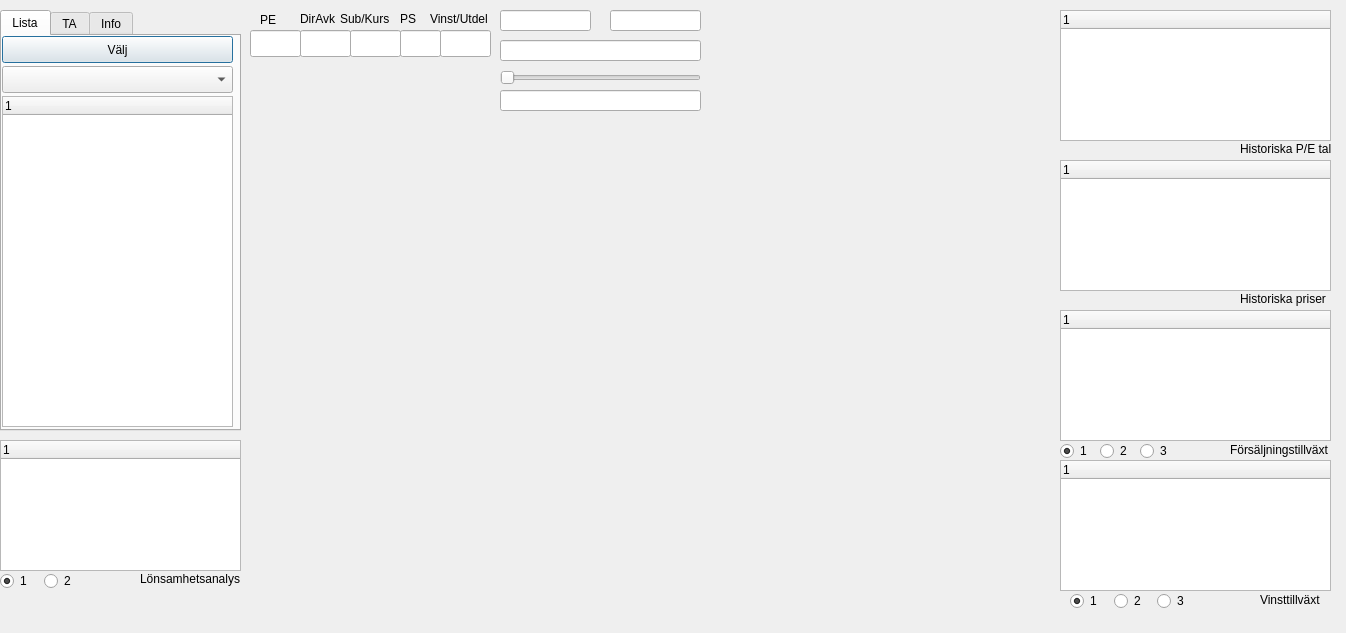
<?xml version="1.0" encoding="UTF-8"?>
<ui version="4.0">
 <class>CTADlg</class>
 <widget class="QDialog" name="CTADlg">
  <property name="geometry">
   <rect>
    <x>0</x>
    <y>0</y>
    <width>1346</width>
    <height>633</height>
   </rect>
  </property>
  <property name="windowTitle">
   <string>Dialog</string>
  </property>
  <widget class="QwtPlot" name="qwtPlot">
   <property name="geometry">
    <rect>
     <x>240</x>
     <y>120</y>
     <width>471</width>
     <height>171</height>
    </rect>
   </property>
  </widget>
  <widget class="QwtPlot" name="qwtPlotProfitAnalysis">
   <property name="geometry">
    <rect>
     <x>250</x>
     <y>460</y>
     <width>461</width>
     <height>131</height>
    </rect>
   </property>
  </widget>
  <widget class="QwtPlot" name="qwtPlot_2">
   <property name="geometry">
    <rect>
     <x>240</x>
     <y>310</y>
     <width>471</width>
     <height>131</height>
    </rect>
   </property>
  </widget>
  <widget class="QTreeWidget" name="treeWidgetHistoricalPENum">
   <property name="geometry">
    <rect>
     <x>1060</x>
     <y>10</y>
     <width>271</width>
     <height>131</height>
    </rect>
   </property>
   <property name="font">
    <font>
     <pointsize>9</pointsize>
     <weight>50</weight>
     <italic>false</italic>
     <bold>false</bold>
    </font>
   </property>
   <column>
    <property name="text">
     <string notr="true">1</string>
    </property>
   </column>
  </widget>
  <widget class="QTreeWidget" name="treeWidgetSalesGrowth">
   <property name="geometry">
    <rect>
     <x>1060</x>
     <y>310</y>
     <width>271</width>
     <height>131</height>
    </rect>
   </property>
   <property name="font">
    <font>
     <pointsize>9</pointsize>
    </font>
   </property>
   <column>
    <property name="text">
     <string notr="true">1</string>
    </property>
   </column>
  </widget>
  <widget class="QwtPlot" name="qwtPlotHistoricalPrices">
   <property name="geometry">
    <rect>
     <x>730</x>
     <y>160</y>
     <width>321</width>
     <height>131</height>
    </rect>
   </property>
   <property name="font">
    <font>
     <pointsize>11</pointsize>
    </font>
   </property>
  </widget>
  <widget class="QwtPlot" name="qwtPlotProfitGrowth">
   <property name="geometry">
    <rect>
     <x>730</x>
     <y>460</y>
     <width>321</width>
     <height>131</height>
    </rect>
   </property>
  </widget>
  <widget class="QwtPlot" name="qwtPlotSalesGrowth">
   <property name="geometry">
    <rect>
     <x>730</x>
     <y>310</y>
     <width>321</width>
     <height>131</height>
    </rect>
   </property>
  </widget>
  <widget class="QTabWidget" name="tabWidget">
   <property name="geometry">
    <rect>
     <x>0</x>
     <y>10</y>
     <width>241</width>
     <height>421</height>
    </rect>
   </property>
   <property name="currentIndex">
    <number>0</number>
   </property>
   <widget class="QWidget" name="tab">
    <attribute name="title">
     <string>Lista</string>
    </attribute>
    <widget class="QTreeWidget" name="treeWidgetStockList">
     <property name="geometry">
      <rect>
       <x>0</x>
       <y>60</y>
       <width>231</width>
       <height>331</height>
      </rect>
     </property>
     <property name="font">
      <font>
       <pointsize>9</pointsize>
       <weight>50</weight>
       <italic>false</italic>
       <bold>false</bold>
      </font>
     </property>
     <column>
      <property name="text">
       <string notr="true">1</string>
      </property>
     </column>
    </widget>
    <widget class="QPushButton" name="pushButSelStockList">
     <property name="geometry">
      <rect>
       <x>0</x>
       <y>0</y>
       <width>231</width>
       <height>27</height>
      </rect>
     </property>
     <property name="font">
      <font>
       <pointsize>9</pointsize>
       <weight>50</weight>
       <italic>false</italic>
       <bold>false</bold>
      </font>
     </property>
     <property name="text">
      <string>Välj</string>
     </property>
    </widget>
    <widget class="QComboBox" name="comboBox">
     <property name="geometry">
      <rect>
       <x>0</x>
       <y>30</y>
       <width>231</width>
       <height>27</height>
      </rect>
     </property>
     <property name="font">
      <font>
       <pointsize>9</pointsize>
       <weight>50</weight>
       <italic>false</italic>
       <bold>false</bold>
      </font>
     </property>
    </widget>
   </widget>
   <widget class="QWidget" name="tab_2">
    <attribute name="title">
     <string>TA</string>
    </attribute>
    <widget class="QRadioButton" name="radioButRSI">
     <property name="geometry">
      <rect>
       <x>10</x>
       <y>270</y>
       <width>151</width>
       <height>22</height>
      </rect>
     </property>
     <property name="text">
      <string>RSI</string>
     </property>
     <property name="checked">
      <bool>true</bool>
     </property>
    </widget>
    <widget class="QRadioButton" name="radioButMacd">
     <property name="geometry">
      <rect>
       <x>10</x>
       <y>310</y>
       <width>117</width>
       <height>22</height>
      </rect>
     </property>
     <property name="text">
      <string>MACD</string>
     </property>
    </widget>
    <widget class="QRadioButton" name="radioButRoc">
     <property name="geometry">
      <rect>
       <x>10</x>
       <y>290</y>
       <width>117</width>
       <height>22</height>
      </rect>
     </property>
     <property name="text">
      <string>ROC</string>
     </property>
    </widget>
    <widget class="QCheckBox" name="checkBoxLinjerReg">
     <property name="geometry">
      <rect>
       <x>10</x>
       <y>110</y>
       <width>151</width>
       <height>22</height>
      </rect>
     </property>
     <property name="text">
      <string>Linjer Regression</string>
     </property>
    </widget>
    <widget class="QRadioButton" name="radioButMomentum">
     <property name="geometry">
      <rect>
       <x>10</x>
       <y>230</y>
       <width>131</width>
       <height>16</height>
      </rect>
     </property>
     <property name="text">
      <string>Momentum</string>
     </property>
    </widget>
    <widget class="QRadioButton" name="radioButton">
     <property name="geometry">
      <rect>
       <x>10</x>
       <y>200</y>
       <width>117</width>
       <height>22</height>
      </rect>
     </property>
     <property name="text">
      <string>No Indicator</string>
     </property>
    </widget>
    <widget class="QCheckBox" name="checkBoxMidMvAvg">
     <property name="geometry">
      <rect>
       <x>10</x>
       <y>30</y>
       <width>151</width>
       <height>22</height>
      </rect>
     </property>
     <property name="text">
      <string>Mid Moving Avg</string>
     </property>
     <property name="checked">
      <bool>true</bool>
     </property>
    </widget>
    <widget class="QCheckBox" name="checkBoxBollingBand">
     <property name="geometry">
      <rect>
       <x>10</x>
       <y>90</y>
       <width>111</width>
       <height>22</height>
      </rect>
     </property>
     <property name="text">
      <string>Bollingband</string>
     </property>
    </widget>
    <widget class="QRadioButton" name="radioButStochastics">
     <property name="geometry">
      <rect>
       <x>10</x>
       <y>250</y>
       <width>121</width>
       <height>22</height>
      </rect>
     </property>
     <property name="text">
      <string>Stochastics</string>
     </property>
    </widget>
    <widget class="QCheckBox" name="checkBoxLongMvAvg">
     <property name="geometry">
      <rect>
       <x>10</x>
       <y>50</y>
       <width>151</width>
       <height>22</height>
      </rect>
     </property>
     <property name="text">
      <string>Long Moving Avg</string>
     </property>
     <property name="checked">
      <bool>true</bool>
     </property>
    </widget>
    <widget class="QCheckBox" name="checkBoxShortMvAvg">
     <property name="geometry">
      <rect>
       <x>10</x>
       <y>10</y>
       <width>151</width>
       <height>22</height>
      </rect>
     </property>
     <property name="text">
      <string>Short Moving Avg </string>
     </property>
     <property name="checked">
      <bool>true</bool>
     </property>
    </widget>
   </widget>
   <widget class="QWidget" name="tab_BussinessInfo">
    <attribute name="title">
     <string>Info</string>
    </attribute>
    <widget class="QTextEdit" name="textEditMoreInfoBussiness">
     <property name="geometry">
      <rect>
       <x>0</x>
       <y>100</y>
       <width>241</width>
       <height>281</height>
      </rect>
     </property>
    </widget>
    <widget class="QLabel" name="label_23">
     <property name="geometry">
      <rect>
       <x>0</x>
       <y>40</y>
       <width>51</width>
       <height>17</height>
      </rect>
     </property>
     <property name="font">
      <font>
       <pointsize>9</pointsize>
      </font>
     </property>
     <property name="text">
      <string>Bransch</string>
     </property>
    </widget>
    <widget class="QLineEdit" name="lineEditMoreInfoBransch_2">
     <property name="geometry">
      <rect>
       <x>50</x>
       <y>40</y>
       <width>181</width>
       <height>27</height>
      </rect>
     </property>
     <property name="font">
      <font>
       <pointsize>9</pointsize>
      </font>
     </property>
    </widget>
    <widget class="QLabel" name="label_24">
     <property name="geometry">
      <rect>
       <x>0</x>
       <y>70</y>
       <width>31</width>
       <height>17</height>
      </rect>
     </property>
     <property name="font">
      <font>
       <pointsize>9</pointsize>
      </font>
     </property>
     <property name="text">
      <string>VD</string>
     </property>
    </widget>
    <widget class="QLabel" name="label_25">
     <property name="geometry">
      <rect>
       <x>0</x>
       <y>10</y>
       <width>41</width>
       <height>17</height>
      </rect>
     </property>
     <property name="font">
      <font>
       <pointsize>9</pointsize>
      </font>
     </property>
     <property name="text">
      <string>Sektor</string>
     </property>
    </widget>
    <widget class="QLineEdit" name="lineEditMoreInfoSector_2">
     <property name="geometry">
      <rect>
       <x>50</x>
       <y>10</y>
       <width>181</width>
       <height>27</height>
      </rect>
     </property>
     <property name="font">
      <font>
       <pointsize>9</pointsize>
      </font>
     </property>
    </widget>
    <widget class="QLineEdit" name="lineEditMoreInfoexecutiveDirector_2">
     <property name="geometry">
      <rect>
       <x>50</x>
       <y>70</y>
       <width>181</width>
       <height>27</height>
      </rect>
     </property>
     <property name="font">
      <font>
       <pointsize>9</pointsize>
      </font>
     </property>
    </widget>
   </widget>
  </widget>
  <widget class="QLineEdit" name="lineEditAssetName_3">
   <property name="geometry">
    <rect>
     <x>500</x>
     <y>90</y>
     <width>201</width>
     <height>21</height>
    </rect>
   </property>
   <property name="font">
    <font>
     <pointsize>9</pointsize>
     <weight>50</weight>
     <italic>false</italic>
     <bold>false</bold>
    </font>
   </property>
  </widget>
  <widget class="QSlider" name="selTimePeriodSlider_3">
   <property name="geometry">
    <rect>
     <x>500</x>
     <y>70</y>
     <width>201</width>
     <height>16</height>
    </rect>
   </property>
   <property name="maximum">
    <number>11</number>
   </property>
   <property name="pageStep">
    <number>11</number>
   </property>
   <property name="value">
    <number>0</number>
   </property>
   <property name="sliderPosition">
    <number>0</number>
   </property>
   <property name="orientation">
    <enum>Qt::Horizontal</enum>
   </property>
   <property name="invertedAppearance">
    <bool>false</bool>
   </property>
   <property name="invertedControls">
    <bool>false</bool>
   </property>
  </widget>
  <widget class="QLabel" name="labelOneDayProcentChange_3">
   <property name="geometry">
    <rect>
     <x>430</x>
     <y>90</y>
     <width>71</width>
     <height>17</height>
    </rect>
   </property>
   <property name="font">
    <font>
     <pointsize>9</pointsize>
    </font>
   </property>
   <property name="text">
    <string/>
   </property>
  </widget>
  <widget class="QLabel" name="labelLastPrice_3">
   <property name="geometry">
    <rect>
     <x>430</x>
     <y>60</y>
     <width>61</width>
     <height>17</height>
    </rect>
   </property>
   <property name="font">
    <font>
     <pointsize>9</pointsize>
    </font>
   </property>
   <property name="text">
    <string/>
   </property>
  </widget>
  <widget class="QTreeWidget" name="treeWidgetProfitGrowth">
   <property name="geometry">
    <rect>
     <x>1060</x>
     <y>460</y>
     <width>271</width>
     <height>131</height>
    </rect>
   </property>
   <property name="font">
    <font>
     <pointsize>9</pointsize>
     <weight>50</weight>
     <italic>false</italic>
     <bold>false</bold>
    </font>
   </property>
   <column>
    <property name="text">
     <string notr="true">1</string>
    </property>
   </column>
  </widget>
  <widget class="QwtPlot" name="qwtPlotHistoricalPENum">
   <property name="geometry">
    <rect>
     <x>730</x>
     <y>10</y>
     <width>321</width>
     <height>131</height>
    </rect>
   </property>
  </widget>
  <widget class="QLineEdit" name="lineEditEarningsDivByDividend_5">
   <property name="geometry">
    <rect>
     <x>440</x>
     <y>30</y>
     <width>51</width>
     <height>27</height>
    </rect>
   </property>
   <property name="font">
    <font>
     <pointsize>9</pointsize>
    </font>
   </property>
  </widget>
  <widget class="QLineEdit" name="lineEditPs_5">
   <property name="geometry">
    <rect>
     <x>400</x>
     <y>30</y>
     <width>41</width>
     <height>27</height>
    </rect>
   </property>
   <property name="font">
    <font>
     <pointsize>9</pointsize>
    </font>
   </property>
  </widget>
  <widget class="QLabel" name="label_35">
   <property name="geometry">
    <rect>
     <x>400</x>
     <y>10</y>
     <width>16</width>
     <height>17</height>
    </rect>
   </property>
   <property name="font">
    <font>
     <pointsize>9</pointsize>
    </font>
   </property>
   <property name="text">
    <string>PS</string>
   </property>
  </widget>
  <widget class="QLabel" name="label_37">
   <property name="geometry">
    <rect>
     <x>430</x>
     <y>10</y>
     <width>71</width>
     <height>17</height>
    </rect>
   </property>
   <property name="font">
    <font>
     <pointsize>9</pointsize>
    </font>
   </property>
   <property name="text">
    <string>Vinst/Utdel</string>
   </property>
  </widget>
  <widget class="QLineEdit" name="lineEditNavDivLastStockPrice_5">
   <property name="geometry">
    <rect>
     <x>350</x>
     <y>30</y>
     <width>51</width>
     <height>27</height>
    </rect>
   </property>
   <property name="font">
    <font>
     <pointsize>9</pointsize>
    </font>
   </property>
  </widget>
  <widget class="QLabel" name="label_39">
   <property name="geometry">
    <rect>
     <x>260</x>
     <y>10</y>
     <width>21</width>
     <height>20</height>
    </rect>
   </property>
   <property name="font">
    <font>
     <pointsize>9</pointsize>
    </font>
   </property>
   <property name="text">
    <string>PE</string>
   </property>
  </widget>
  <widget class="QLabel" name="label_36">
   <property name="geometry">
    <rect>
     <x>300</x>
     <y>10</y>
     <width>41</width>
     <height>17</height>
    </rect>
   </property>
   <property name="font">
    <font>
     <pointsize>9</pointsize>
    </font>
   </property>
   <property name="text">
    <string>DirAvk</string>
   </property>
  </widget>
  <widget class="QLabel" name="label_38">
   <property name="geometry">
    <rect>
     <x>340</x>
     <y>10</y>
     <width>51</width>
     <height>17</height>
    </rect>
   </property>
   <property name="font">
    <font>
     <pointsize>9</pointsize>
    </font>
   </property>
   <property name="text">
    <string>Sub/Kurs</string>
   </property>
  </widget>
  <widget class="QLineEdit" name="lineEditPE_5">
   <property name="geometry">
    <rect>
     <x>250</x>
     <y>30</y>
     <width>51</width>
     <height>27</height>
    </rect>
   </property>
   <property name="font">
    <font>
     <pointsize>9</pointsize>
    </font>
   </property>
  </widget>
  <widget class="QLineEdit" name="lineEditYield_5">
   <property name="geometry">
    <rect>
     <x>300</x>
     <y>30</y>
     <width>51</width>
     <height>27</height>
    </rect>
   </property>
   <property name="font">
    <font>
     <pointsize>9</pointsize>
    </font>
   </property>
  </widget>
  <widget class="QLineEdit" name="setStartDateLineEdit_3">
   <property name="geometry">
    <rect>
     <x>500</x>
     <y>10</y>
     <width>91</width>
     <height>21</height>
    </rect>
   </property>
   <property name="font">
    <font>
     <pointsize>9</pointsize>
     <weight>50</weight>
     <italic>false</italic>
     <bold>false</bold>
    </font>
   </property>
  </widget>
  <widget class="QLineEdit" name="setEndDateLineEdit_3">
   <property name="geometry">
    <rect>
     <x>610</x>
     <y>10</y>
     <width>91</width>
     <height>21</height>
    </rect>
   </property>
   <property name="font">
    <font>
     <pointsize>9</pointsize>
     <weight>50</weight>
     <italic>false</italic>
     <bold>false</bold>
    </font>
   </property>
  </widget>
  <widget class="QLineEdit" name="timePeriodLlineEdit_3">
   <property name="geometry">
    <rect>
     <x>500</x>
     <y>40</y>
     <width>201</width>
     <height>21</height>
    </rect>
   </property>
   <property name="font">
    <font>
     <pointsize>9</pointsize>
     <weight>50</weight>
     <italic>false</italic>
     <bold>false</bold>
    </font>
   </property>
  </widget>
  <widget class="QLabel" name="assetType_3">
   <property name="geometry">
    <rect>
     <x>260</x>
     <y>60</y>
     <width>171</width>
     <height>17</height>
    </rect>
   </property>
   <property name="font">
    <font>
     <pointsize>9</pointsize>
    </font>
   </property>
   <property name="text">
    <string/>
   </property>
  </widget>
  <widget class="QLabel" name="StatusInfoLabel_3">
   <property name="geometry">
    <rect>
     <x>260</x>
     <y>90</y>
     <width>171</width>
     <height>21</height>
    </rect>
   </property>
   <property name="font">
    <font>
     <pointsize>9</pointsize>
    </font>
   </property>
   <property name="text">
    <string/>
   </property>
  </widget>
  <widget class="QTreeWidget" name="treeWidgetProfit">
   <property name="geometry">
    <rect>
     <x>0</x>
     <y>440</y>
     <width>241</width>
     <height>131</height>
    </rect>
   </property>
   <property name="font">
    <font>
     <pointsize>9</pointsize>
     <weight>50</weight>
     <italic>false</italic>
     <bold>false</bold>
    </font>
   </property>
   <column>
    <property name="text">
     <string notr="true">1</string>
    </property>
   </column>
  </widget>
  <widget class="QTreeWidget" name="treeWidgetHistoricalPrices">
   <property name="geometry">
    <rect>
     <x>1060</x>
     <y>160</y>
     <width>271</width>
     <height>131</height>
    </rect>
   </property>
   <property name="font">
    <font>
     <pointsize>9</pointsize>
     <weight>50</weight>
     <italic>false</italic>
     <bold>false</bold>
    </font>
   </property>
   <column>
    <property name="text">
     <string notr="true">1</string>
    </property>
   </column>
  </widget>
  <widget class="QLabel" name="label">
   <property name="geometry">
    <rect>
     <x>1230</x>
     <y>440</y>
     <width>101</width>
     <height>20</height>
    </rect>
   </property>
   <property name="font">
    <font>
     <pointsize>9</pointsize>
    </font>
   </property>
   <property name="text">
    <string>Försäljningstillväxt</string>
   </property>
  </widget>
  <widget class="QRadioButton" name="radioButSalesGrowthPricePerShare">
   <property name="geometry">
    <rect>
     <x>1060</x>
     <y>440</y>
     <width>31</width>
     <height>22</height>
    </rect>
   </property>
   <property name="font">
    <font>
     <pointsize>9</pointsize>
    </font>
   </property>
   <property name="text">
    <string>1</string>
   </property>
   <property name="checked">
    <bool>true</bool>
   </property>
   <attribute name="buttonGroup">
    <string notr="true">buttonGroup</string>
   </attribute>
  </widget>
  <widget class="QRadioButton" name="radioButSalesGrowthTotal">
   <property name="geometry">
    <rect>
     <x>1100</x>
     <y>440</y>
     <width>41</width>
     <height>22</height>
    </rect>
   </property>
   <property name="font">
    <font>
     <pointsize>9</pointsize>
    </font>
   </property>
   <property name="text">
    <string>2</string>
   </property>
   <attribute name="buttonGroup">
    <string notr="true">buttonGroup</string>
   </attribute>
  </widget>
  <widget class="QRadioButton" name="radioButSalesGrowthPerYear">
   <property name="geometry">
    <rect>
     <x>1140</x>
     <y>440</y>
     <width>41</width>
     <height>22</height>
    </rect>
   </property>
   <property name="font">
    <font>
     <pointsize>9</pointsize>
    </font>
   </property>
   <property name="text">
    <string>3</string>
   </property>
   <attribute name="buttonGroup">
    <string notr="true">buttonGroup</string>
   </attribute>
  </widget>
  <widget class="QLabel" name="label_2">
   <property name="geometry">
    <rect>
     <x>1260</x>
     <y>590</y>
     <width>71</width>
     <height>20</height>
    </rect>
   </property>
   <property name="font">
    <font>
     <pointsize>9</pointsize>
    </font>
   </property>
   <property name="text">
    <string>Vinsttillväxt</string>
   </property>
  </widget>
  <widget class="QLabel" name="label_15">
   <property name="geometry">
    <rect>
     <x>140</x>
     <y>570</y>
     <width>101</width>
     <height>17</height>
    </rect>
   </property>
   <property name="font">
    <font>
     <pointsize>9</pointsize>
    </font>
   </property>
   <property name="text">
    <string>Lönsamhetsanalys</string>
   </property>
  </widget>
  <widget class="QLabel" name="label_17">
   <property name="geometry">
    <rect>
     <x>1240</x>
     <y>140</y>
     <width>91</width>
     <height>17</height>
    </rect>
   </property>
   <property name="font">
    <font>
     <pointsize>9</pointsize>
    </font>
   </property>
   <property name="text">
    <string>Historiska P/E tal</string>
   </property>
  </widget>
  <widget class="QLabel" name="label_16">
   <property name="geometry">
    <rect>
     <x>1240</x>
     <y>290</y>
     <width>91</width>
     <height>17</height>
    </rect>
   </property>
   <property name="font">
    <font>
     <pointsize>9</pointsize>
    </font>
   </property>
   <property name="text">
    <string>Historiska priser</string>
   </property>
  </widget>
  <widget class="QWidget" name="layoutWidget">
   <property name="geometry">
    <rect>
     <x>1070</x>
     <y>590</y>
     <width>125</width>
     <height>23</height>
    </rect>
   </property>
   <layout class="QHBoxLayout" name="horizontalLayout">
    <item>
     <widget class="QRadioButton" name="radioButProfitGrowthPricePerShare">
      <property name="font">
       <font>
        <pointsize>9</pointsize>
       </font>
      </property>
      <property name="text">
       <string>1</string>
      </property>
      <property name="checked">
       <bool>true</bool>
      </property>
      <attribute name="buttonGroup">
       <string notr="true">buttonGroup_3</string>
      </attribute>
     </widget>
    </item>
    <item>
     <widget class="QRadioButton" name="radioButProfitGrowthTotGrowth">
      <property name="font">
       <font>
        <pointsize>9</pointsize>
       </font>
      </property>
      <property name="text">
       <string>2</string>
      </property>
      <attribute name="buttonGroup">
       <string notr="true">buttonGroup_3</string>
      </attribute>
     </widget>
    </item>
    <item>
     <widget class="QRadioButton" name="radioButProfitGrowthPerYear">
      <property name="font">
       <font>
        <pointsize>9</pointsize>
       </font>
      </property>
      <property name="text">
       <string>3</string>
      </property>
      <attribute name="buttonGroup">
       <string notr="true">buttonGroup_3</string>
      </attribute>
     </widget>
    </item>
   </layout>
  </widget>
  <widget class="QWidget" name="layoutWidget">
   <property name="geometry">
    <rect>
     <x>0</x>
     <y>570</y>
     <width>82</width>
     <height>23</height>
    </rect>
   </property>
   <layout class="QHBoxLayout" name="horizontalLayout_2">
    <item>
     <widget class="QRadioButton" name="radioButProfitMargin">
      <property name="font">
       <font>
        <pointsize>9</pointsize>
       </font>
      </property>
      <property name="text">
       <string>1</string>
      </property>
      <property name="checked">
       <bool>true</bool>
      </property>
      <attribute name="buttonGroup">
       <string notr="true">buttonGroup_2</string>
      </attribute>
     </widget>
    </item>
    <item>
     <widget class="QRadioButton" name="radioButInterestRateDivEquity">
      <property name="font">
       <font>
        <pointsize>9</pointsize>
       </font>
      </property>
      <property name="text">
       <string>2</string>
      </property>
      <attribute name="buttonGroup">
       <string notr="true">buttonGroup_2</string>
      </attribute>
     </widget>
    </item>
   </layout>
  </widget>
  <zorder>layoutWidget</zorder>
  <zorder>layoutWidget</zorder>
  <zorder>qwtPlot</zorder>
  <zorder>qwtPlotProfitAnalysis</zorder>
  <zorder>qwtPlot_2</zorder>
  <zorder>treeWidgetHistoricalPENum</zorder>
  <zorder>treeWidgetSalesGrowth</zorder>
  <zorder>qwtPlotProfitGrowth</zorder>
  <zorder>qwtPlotSalesGrowth</zorder>
  <zorder>tabWidget</zorder>
  <zorder>lineEditAssetName_3</zorder>
  <zorder>selTimePeriodSlider_3</zorder>
  <zorder>labelOneDayProcentChange_3</zorder>
  <zorder>labelLastPrice_3</zorder>
  <zorder>treeWidgetProfitGrowth</zorder>
  <zorder>qwtPlotHistoricalPENum</zorder>
  <zorder>lineEditEarningsDivByDividend_5</zorder>
  <zorder>lineEditPs_5</zorder>
  <zorder>label_35</zorder>
  <zorder>label_37</zorder>
  <zorder>lineEditNavDivLastStockPrice_5</zorder>
  <zorder>label_39</zorder>
  <zorder>label_36</zorder>
  <zorder>label_38</zorder>
  <zorder>lineEditPE_5</zorder>
  <zorder>lineEditYield_5</zorder>
  <zorder>setStartDateLineEdit_3</zorder>
  <zorder>setEndDateLineEdit_3</zorder>
  <zorder>timePeriodLlineEdit_3</zorder>
  <zorder>assetType_3</zorder>
  <zorder>StatusInfoLabel_3</zorder>
  <zorder>treeWidgetProfit</zorder>
  <zorder>treeWidgetHistoricalPrices</zorder>
  <zorder>label</zorder>
  <zorder>radioButSalesGrowthPricePerShare</zorder>
  <zorder>radioButSalesGrowthTotal</zorder>
  <zorder>radioButSalesGrowthPerYear</zorder>
  <zorder>label_2</zorder>
  <zorder>label_15</zorder>
  <zorder>label_17</zorder>
  <zorder>label_16</zorder>
  <zorder>qwtPlotHistoricalPrices</zorder>
 </widget>
 <customwidgets>
  <customwidget>
   <class>QwtPlot</class>
   <extends>QFrame</extends>
   <header>qwt_plot.h</header>
   <container>1</container>
  </customwidget>
 </customwidgets>
 <resources/>
 <connections/>
 <buttongroups>
  <buttongroup name="buttonGroup"/>
  <buttongroup name="buttonGroup_2"/>
  <buttongroup name="buttonGroup_3"/>
 </buttongroups>
</ui>
